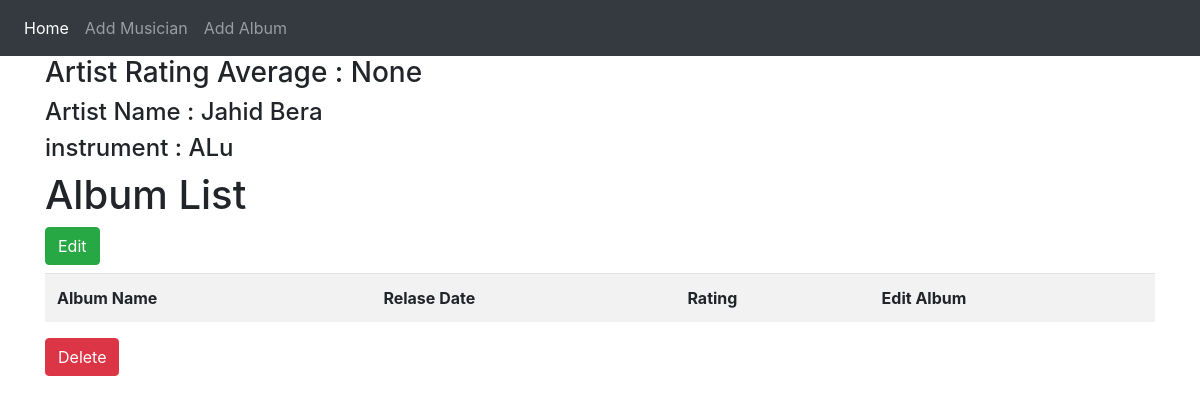
Screenshot of /album_list/4/ with the database file from the repository.
### First_App/models.py (models this page shows, shortened)
class Musician(models.Model):
    id = models.AutoField(primary_key=True)
    first_name = models.CharField(max_length=50)
    last_name = models.CharField(max_length=50)
    instrument = models.CharField(max_length=50)

### First_App/views.py (the view)
# urls.py: path('album_list/<int:artist_id>/',views.Album_list,name='Album_list'),
def Album_list(request,artist_id):
    artist_info = Musician.objects.get(pk=artist_id)
    album_list = Album.objects.filter(Artist=artist_id).order_by("num_stars")
    artist_rating = Album.objects.filter(Artist = artist_id).aggregate(Avg('num_stars'))
    diction = {'title':'List of Album','artist_info':artist_info,'album_list':album_list,'artist_rating':artist_rating}
    diction.update({'artist_id':artist_id})
    return render(request,'First_App/album_list.html',context=diction)

### templates/First_App/album_list.html (shortened to what this page needs)
{% extends 'First_App/base.html' %}
{% block body_block %}
<h3>Artist Rating Average : {{ artist_rating.num_stars__avg}}</h3>
<h4>Artist Name : {{ artist_info.first_name }} {{ artist_info.last_name }}</h4>
<h4>instrument : {{ artist_info.instrument }}</h4>
<h1>Album List</h1>
<h3><a href="{% url 'First_App:edit_artist' artist_id=artist_info.id %}" class="btn btn-success">Edit</a></h3>
<table class="table table-striped">
  <tr>
    <th scope="col">Album Name  </th>
    <th scope="col">Relase Date   </th>
    <th scope="col">Rating  </th>
    <th scope="col">Edit Album  </th>
  </tr>
</table>
<a href="{% url 'First_App:delete_artist' artist_id=artist_id %}" class="btn btn-danger btn=sm" onclick="return confirm('delete this Musician?')"> Delete</a>
{% endblock %}

### rows the page displays
Musician: first_name "Jahid", last_name "Bera", instrument "ALu"

### other values shown
{{ artist_rating.num_stars__avg }} "None"
